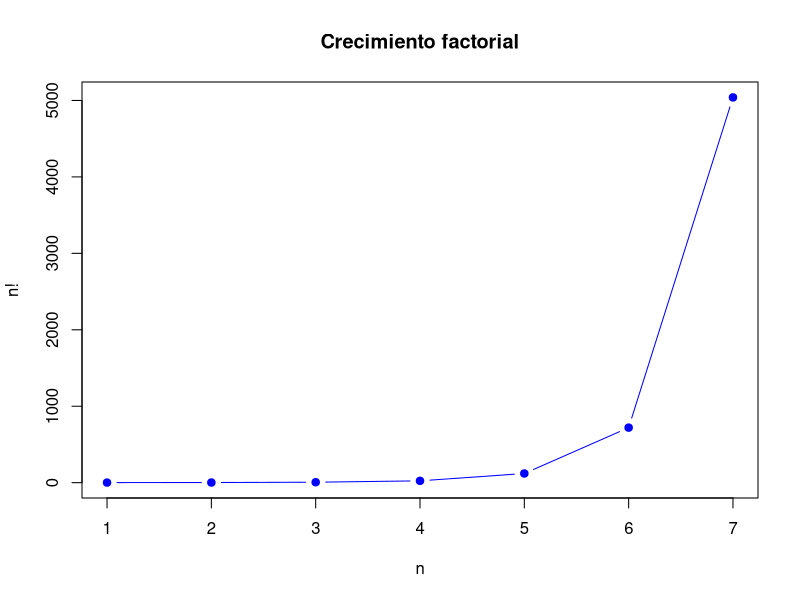

R code for this plot:
## ---- chunk 1
paneles <- c("P1", "P2", "P3", "P4", "P5")
paneles
## ---- chunk 2
factorial(5)
## ---- chunk 3
perm_5_2 <- factorial(5) / factorial(5 - 2)
perm_5_2
## ---- chunk 4
comb_5_2 <- choose(5, 2)
comb_5_2
## ---- chunk 5
combn(paneles, 2)
## ---- chunk 6
n <- 1:7
fact <- factorial(n)

plot(n, fact, type = "b", pch = 19, col = "blue",
     main = "Crecimiento factorial",
     xlab = "n", ylab = "n!")
## ---- chunk 7
operarios <- c("A", "B", "C", "D")
expand.grid(Puesto1 = operarios, Puesto2 = operarios)
## ---- chunk 8
asig <- expand.grid(Puesto1 = operarios, Puesto2 = operarios)
asig <- asig[asig$Puesto1 != asig$Puesto2, ]
head(asig)
nrow(asig)
